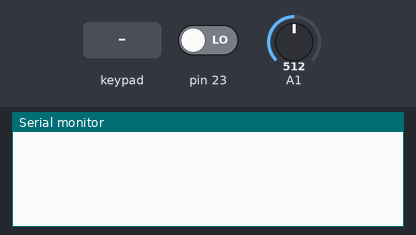
A sketch run on a simulated Arduino Mega 2560, built with avr-gcc and run on an emulated ATmega2560. Shown: the last lines printed to the serial monitor. The test bench sets the inputs (shaded band); at power-on: pin 23 LOW, A1 = 512.

Above: at 1.2 s.
1.3 s: key '1' pressed
At 2.1 s:
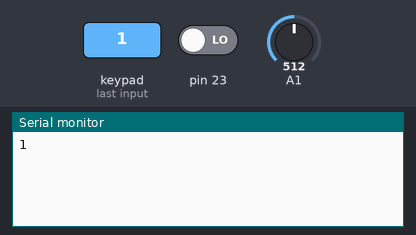
2.8 s: keypad keys 2 7 2 9 3 1 3 3 # pressed 0.4 s apart
At 6.7 s:
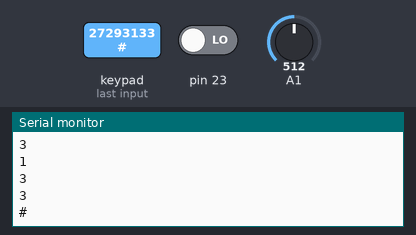
7.9 s: key 'A' pressed
At 8.4 s:
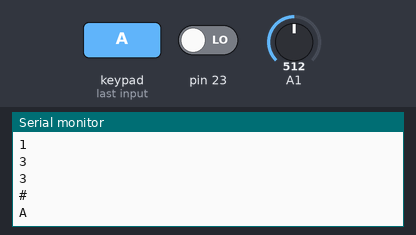
9.4 s: keypad keys 2 7 2 9 3 1 3 3 * pressed 0.4 s apart
At 13.0 s:
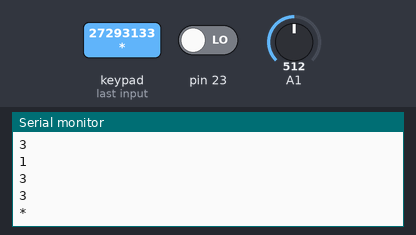
14.5 s: key 'B' pressed
At 15.7 s:
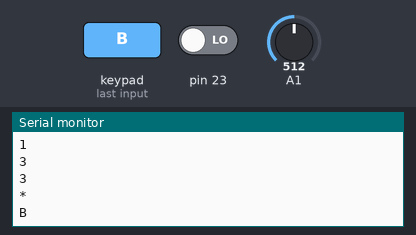
16.0 s: keypad keys 2 7 2 9 3 1 3 3 D pressed 0.4 s apart
At 20.5 s:
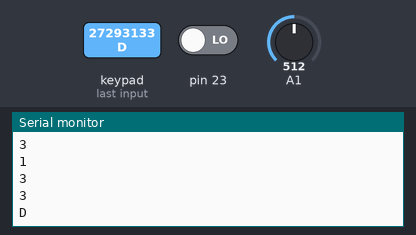
Timing chart, 0 to 22.0 s (numbered marks = the images above; inputs shaded):
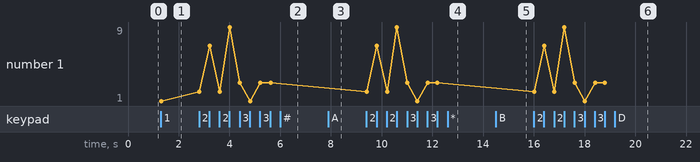

The sketch:

tus.ino
```cpp
#include <Keypad.h>

const byte satir=4;
const byte sutun=4;
int pot=0,button=23;
long potcikis;
int buttoncikis;


char tustakimi[satir][sutun]={
  {'1','2','3','A'},
  {'4','5','6','B'},
  {'7','8','9','C'},
  {'*','0','#','D'}
};


byte satirpinleri[satir]={27,29,31,33};
byte sutunpinleri[sutun]={35,37,39,41};

Keypad keypad1 =Keypad(makeKeymap(tustakimi),satirpinleri,sutunpinleri,satir,sutun);

void setup() {
Serial.begin(9600);
 pinMode(A1,INPUT);
 pinMode(23,INPUT);
}

void loop() {
 char tus = keypad1.getKey();
  if (tus != NO_KEY)
  {
    Serial.println(tus);
  }

  potcikis=analogRead(A1);
  //Serial.println(potcikis);
  buttoncikis=digitalRead(23);
  //Serial.println(buttoncikis);

  delay(20);
}
```

Measured:
- after the input at 1.3 s, the serial monitor: prints a new line at once (image 1)
- after the input at 2.8 s, the serial monitor: prints a new line at once (image 2)
- after the input at 7.9 s, the serial monitor: prints a new line at once (image 3)
- after the input at 9.4 s, the serial monitor: prints a new line at once (image 4)
- after the input at 14.5 s, the serial monitor: prints a new line at once (image 5)
- after the input at 16.0 s, the serial monitor: prints a new line at once (image 6)
- plotted number 1: 1 → 3 after the input at 2.8 s
